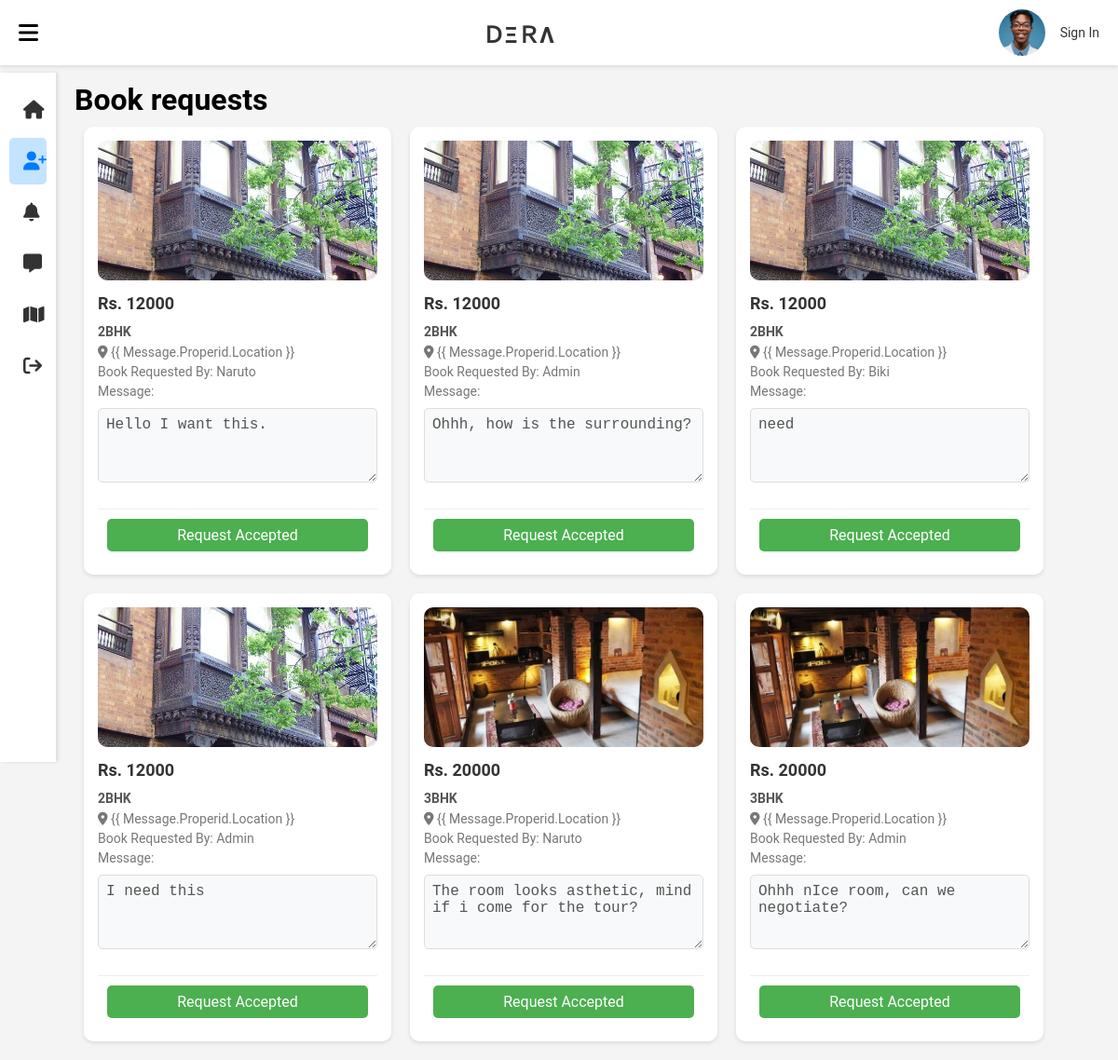
Page /property/bookRequest/1 on the committed database.
### property/models.py (models this page shows, shortened)
class BookReq(models.Model):
    booker = models.ForeignKey(User, on_delete=models.CASCADE)
    properid = models.ForeignKey(property, on_delete=models.CASCADE)
    message = models.TextField()
    status = models.CharField(max_length=20, default='pending')
    created_at = models.DateTimeField(auto_now_add=True)

class property(models.Model):
    owner = models.ForeignKey(User, on_delete= models.CASCADE, related_name="owner")
    property_img = models.ImageField(upload_to="images/")
    description = models.TextField()
    price = models.IntegerField()
    location = models.CharField(max_length=100)
    published_at = models.DateTimeField(auto_now_add=True)

### property/views.py (the view)
# urls.py: path('bookRequest/<int:userName>', views.book_request, name="bookRequest"),
def book_request(request, userName):
    user_properties = property.objects.filter(owner=userName)
    book_requests = BookReq.objects.filter(properid__in=user_properties).select_related('properid', 'booker')
    property_ids = book_requests.values_list('properid', flat=True).distinct()
    room_cards = property.objects.filter(pk__in=property_ids)
    print(f"Found {len(room_cards)} properties with requests")
    print(f"Found {len(book_requests)} book requests")
    messages_by_property = {}
    for req in book_requests:
        if req.properid_id not in messages_by_property:
            messages_by_property[req.properid_id] = []
        messages_by_property[req.properid_id].append(req)
    return render(request, "property/book_request.html", {
        "room_cards": room_cards,
        "messages": book_requests,
        "messages_by_property": messages_by_property
    })

### property/templates/property/book_request.html (shortened to what this page needs)
{% extends 'property/layout.html' %} {% load static %}  {% block body %}
<div class="navbar">
  <div id="menu" onclick="toggleNavbar()">
    <i class="fa-solid fa-bars"></i>
  </div>
  <h1>ＤΞＲΛ</h1>
  <div class="userarea">
    <div class="userimg">
      <img
        src="{% static 'assets/img/userIcon.jpg' %}"
        alt="user"
        class="userimg"
      />
    </div>
    <div class="usernav">
      {% if request.user.is_authenticated %}
      <p>{{ request.user }}</p>
      <a
        href="{% url 'userdashboard' request.user.id %}"
        style="text-decoration: none"
        ><p>My Account</p></a
      >
      {% else %}
      <p>Sign In</p>
      {% endif %}
    </div>
  </div>
</div>
<main>
  <div id="listings">
    <div class="vertical_navbar collapsed">
      <a href="{% url 'user_view' request.user.username %}">
        <i class="fa-solid fa-house"></i>
      </a>
      <a href="{% url 'bookRequest' request.user.id %}" class="selected">
        <i class="fa-solid fa-user-plus"></i>
      </a>
      <a href="">
        <i class="fa-solid fa-bell"></i>
      </a>
      <a href="{% url 'message' %}">
        <i class="fa-solid fa-message"></i>
      </a>
      <a href="{% url 'userprop' request.user.username %}">
        <i class="fa-solid fa-map"></i>
      </a>
      <a href="{% url 'logout' %}">
        <i class="fa-solid fa-arrow-right-from-bracket"></i>
      </a>
    </div>
    <div class="main-content">
      <h1>Book requests</h1>
      <section id="room_card">
        {% for message in messages %}
        <div class="room_card">
          <a
            href="{% url 'viewproperty' message.properid.id %}"
            style="text-decoration: none"
          >
            <img src="{{ message.properid.property_img.url }}" />
            <h3>Rs. {{ message.properid.price }}</h3>
            <b style="text-transform: uppercase"
              >{{ message.properid.description }}</b
            >
            <p id="location">
              <i class="fa-solid fa-location-dot"></i> {{
              message.properid.location }}
            </p>
            <p>Book Requested by: {{ message.booker }}</p>
            <p>
              Message: <br />
              <textarea disabled>{{ message.message }}</textarea>
            </p>
            <div class="room_foot" id="buttons-{{ message.id }}">
              {% csrf_token %} {% if message.status == 'accepted' %}
              <div class="status-accepted">Request Accepted</div>
              {% elif message.status == 'rejected' %}
              <div class="status-rejected">Request Rejected</div>
              {% endif %}
            </div>
          </a>
        </div>
        {% empty %}
        <div class="no-requests">
          <p>No book requests available.</p>
        </div>
        {% endfor %}
      </section>
    </div>
  </div>
</main>
{% endblock %}

### property/templates/property/layout.html (shortened to what this page needs)
{% load static %}
<!DOCTYPE html>
<html lang="en">
  <head>
  </head>
  <link href="{% static 'assets/css/rent_gallery.css' %}" rel="stylesheet" />
  <body>
    {% block body %} {% endblock %}
  </body>
</html>

### users/static/assets/css/rent_gallery.css (style rules this page uses)
* { padding: 0; margin: 0; box-sizing: border-box; }
body { font-family: "Roboto", sans-serif; background-color: #f4f4f4; }
#listings { display: grid; grid-template-columns: 7% 43% 50%; gap: 0; margin-top: 8px; }
.navbar { display: flex; justify-content: space-between; align-items: center; padding: 10px 20px; background-color: #fff; box-shadow: 0 2px 4px rgba(0, 0, 0, 0.1); }
.navbar h1 { font-family: "Roboto", sans-serif; font-size: 24px; color: #333; }
.userarea { display: flex; align-items: center; gap: 16px; }
.userimg { width: 50px; height: 50px; border-radius: 50%; object-fit: cover; }
.usernav p { margin: 0; font-size: 14px; color: #333; }
.vertical_navbar { background-color: #fff; padding: 10px; box-shadow: 2px 0 4px rgba(0, 0, 0, 0.1); width: 200px; transition: width 0.3s ease, opacity 0.3s ease; overflow: hidden; }
.vertical_navbar.collapsed { width: 60px; }
.vertical_navbar a { display: flex; align-items: center; padding: 10px; margin: 5px 0; text-decoration: none; color: #333; border-radius: 5px; transition: background-color 0.3s; }
.vertical_navbar > .selected { background-color: #c3e3ff; color: #007bff; }
.vertical_navbar i { font-size: 20px; margin-right: 10px; }
.room_foot { display: flex; justify-content: space-between; align-items: center; padding: 10px; border-top: 1px solid #eee; }
#room_card { display: grid; grid-template-columns: repeat(auto-fill, minmax(250px, 1fr)); gap: 20px; padding: 10px; }
#menu i { cursor: pointer; font-size: 24px; }
.room_card { background-color: #fff; border-radius: 10px; box-shadow: 0 2px 4px rgba(0, 0, 0, 0.1); padding: 15px; transition: transform 0.3s, box-shadow 0.3s; text-transform: capitalize; }
.room_card img { width: 100%; height: 150px; object-fit: cover; border-radius: 10px; }
.room_card h3 { font-size: 18px; margin: 10px 0; color: #333; }
.room_card b { font-size: 14px; color: #555; }
.room_card p { font-size: 14px; color: #777; margin: 5px 0; }
textarea { width: 100%; padding: 10px; font-size: 1rem; border: 1px solid #ccc; border-radius: 4px; resize: none; }
#listings { display: grid; grid-template-columns: auto 1fr; gap: 20px; margin-top: 8px; }
.main-content { flex-grow: 1; margin-left: 60px; transition: margin-left 0.3s ease; }
.vertical_navbar { width: 200px; transition: width 0.3s ease; position: fixed; height: calc(100vh - 60px); z-index: 1000; background-color: #fff; box-shadow: 2px 0 4px rgba(0, 0, 0, 0.1); }
.vertical_navbar a { display: flex; align-items: center; padding: 15px; margin: 5px 0; text-decoration: none; color: #333; border-radius: 5px; transition: background-color 0.3s; }
.vertical_navbar, .main-content, #map-overlay, .filter-select { transition: all 0.3s cubic-bezier(0.4, 0, 0.2, 1); }

### property/templates/property/book_request.html (style rules this page uses)
#room_card { display: flex; flex-wrap: wrap; gap: 20px; padding: 10px; cursor: pointer; }
.room_card { display: grid; grid-template-columns: repeat(auto-fill, minmax(300px, 300px)); background-color: #fff; border-radius: 10px; box-shadow: 0 2px 4px rgba(0, 0, 0, 0.1); padding: 15px; transition: transform 0.3s, box-shadow 0.3s; }
.room_card img { width: 100%; height: 150px; object-fit: cover; border-radius: 10px; }
.room_card h3 { font-size: 18px; margin: 10px 0; color: #333; }
.room_card b { font-size: 14px; color: #555; }
.room_card p { font-size: 14px; color: #777; margin: 5px 0; }
.main-content { padding: 10px 20px; }
.status-accepted { background-color: #4caf50; color: white; padding: 8px 15px; border-radius: 5px; text-align: center; width: 100%; }
textarea { width: 100%; min-height: 80px; margin: 10px 0; padding: 8px; border: 1px solid #ddd; border-radius: 5px; resize: vertical; background-color: #f8f9fa; }
.room_foot { margin-top: 15px; display: flex; gap: 10px; justify-content: center; }

### rows in the picture
BookReq: properid.property_img (picture), properid.price "12000", properid.description "2BHK", booker "Naruto", message "Hello I want this.", status "Request Accepted"
BookReq: properid.property_img (picture), properid.price "12000", properid.description "2BHK", booker "Admin", message "Ohhh, how is the surrounding?", status "Request Accepted"
BookReq: properid.property_img (picture), properid.price "12000", properid.description "2BHK", booker "Biki", message "need", status "Request Accepted"
BookReq: properid.property_img (picture), properid.price "12000", properid.description "2BHK", booker "Admin", message "I need this", status "Request Accepted"
BookReq: properid.property_img (picture), properid.price "20000", properid.description "3BHK", booker "Naruto", message "The room looks asthetic, mind if i come for the tour?", status "Request Accepted"
BookReq: properid.property_img (picture), properid.price "20000", properid.description "3BHK", booker "Admin", message "Ohhh nIce room, can we negotiate?", status "Request Accepted"
